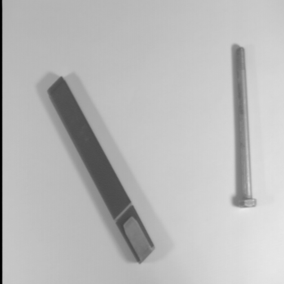
#> input picture aula8/scene1.gif, 284 x 284 px, shrunk from 512 x 512 before the run
$ jupyter execute --allow-errors 'Aula 8.ipynb'
#> lines starting #> are read from the running program, lines starting #| are printed output that depends on the picture; after the words box and inside, x2 and y2 are one past the last pixel; in counts of white or black regions, pixels touching at a corner belong together
# Operações lógicas em imagens
## Aula 8

* Operações lógicas **E** (AND), **OU** (OR), **NÃO** (NOT) e **XOU** (XOR);
* E, OU e NÃO também são frequentemente chamadas de **interseção**, **união** e **complemento**, respectivamente;
* Normalmente são utilizadas **imagens binárias** para estas operações;
* Operam bit a bit em cada valor dentro do array.

### Aplicações
Dentre algumas aplicações, temos:
* Inverter as cores de uma imagem;
* Interseção de duas imagens;
* União de duas imagens;
* Detectar mudanças em imagens;
* Extrair ROIs de imagens (Region of Interest ou Região de Interesse);
* Etc.

[cell 1]
import matplotlib.pyplot as plt
import numpy as np
from PIL import Image

Vamos primeiro aplicar um threshold às seguintes imagens para torná-las binárias:

[cell 2]
# Mais uma forma de aplicar threshold:
def threshold(img, thresh):
    out = img.copy()
    out[img >  thresh] = 255
    out[img <= thresh] = 0
    return out

[cell 3]
scene1 = np.array(Image.open("scene1.gif"))
scene2 = np.array(Image.open("scene2.gif"))
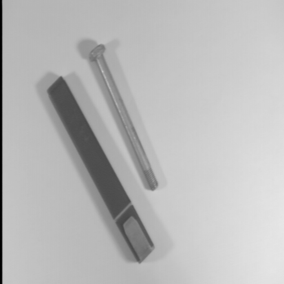
#> input picture aula8/scene2.gif, 284 x 284 px, shrunk from 512 x 512 before the run

plt.figure(figsize=(16, 16))
plt.subplot(1, 2, 1)
plt.imshow(scene1, cmap='gray')
plt.subplot(1, 2, 2)
plt.imshow(scene2, cmap='gray')
#> figure, not shown here; palette indices are drawn, not the picture's colours

[cell 4]
bin1 = threshold(scene1, 63)
#> in threshold, `out[img >  thresh] = 255`: out: shape (284, 284); min 0, max 255, mean 65.4
#> in threshold, `out[img <= thresh] = 0`:
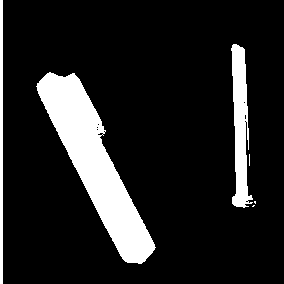
#> out: shape (284, 284); 13.4% white; 6 white regions (3 under 20 px), largest, box (x1, y1, x2, y2) and area: (36, 72, 156, 264) 7811, (231, 44, 253, 208) 2114, (0, 0, 3, 284) 852
bin2 = threshold(scene2, 63)
#> call 2 of threshold, with thresh = 63
#> in threshold (call 2), `out[img >  thresh] = 255`:
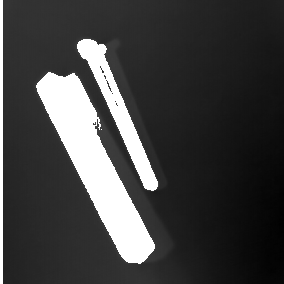
#> out: shape (284, 284); min 0, max 255, mean 64.5
#> in threshold (call 2), `out[img <= thresh] = 0`: out: shape (284, 284); 13.8% white; 4 white regions (1 under 20 px), largest, box (x1, y1, x2, y2) and area: (36, 72, 155, 264) 7614, (77, 39, 158, 191) 2693, (0, 0, 3, 284) 852

plt.figure(figsize=(16, 16))
plt.subplot(1, 2, 1)
plt.imshow(bin1, cmap='gray')
plt.subplot(1, 2, 2)
plt.imshow(bin2, cmap='gray')

## Operações lógicas
### NOT

| A | Q |
|---|---|
| 0 | 1 |
| 1 | 0 |

* Realiza o complemento pixel a pixel de uma imagem;
* Uperação **unária** (há apenas uma entrada);
* Como saída, se obtem a imagem "negativa".

[cell 5]
# bitwise_not e invert têm o mesmo efeito:
bin1_not = np.bitwise_not(bin1)
bin2_not = np.invert(bin2)

plt.figure(figsize=(16, 16))
plt.subplot(2, 2, 1)
plt.imshow(bin1, cmap='gray')
plt.subplot(2, 2, 2)
plt.imshow(bin2, cmap='gray')
plt.subplot(2, 2, 3)
plt.imshow(bin1_not, cmap='gray')
plt.subplot(2, 2, 4)
plt.imshow(bin2_not, cmap='gray')

[cell 6]
img_building = np.array(Image.open("building.jpg"))[:, :, :3]
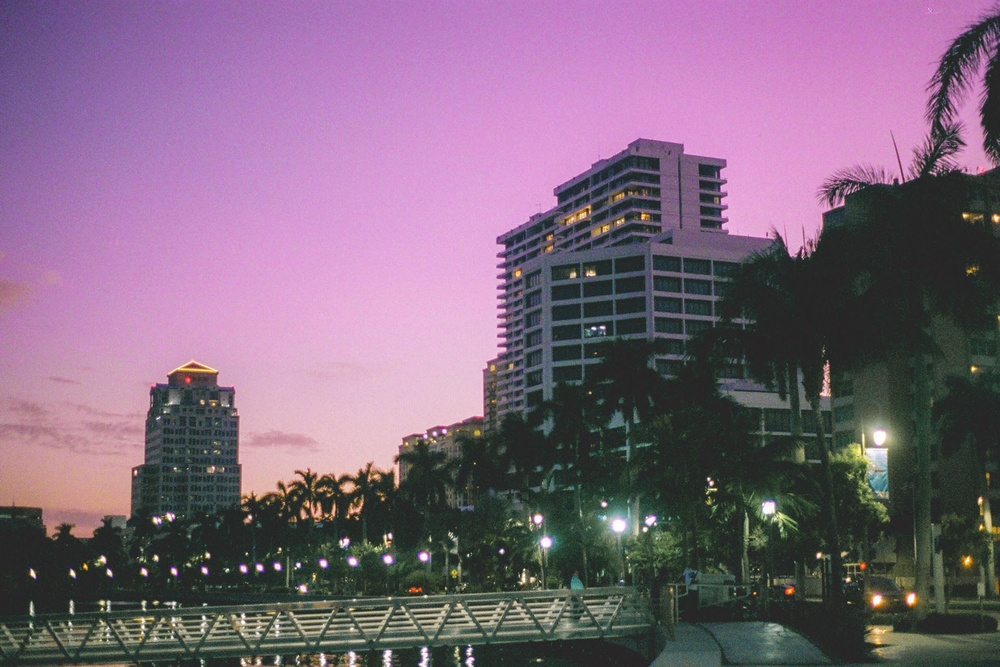
#> input picture aula8/building.jpg, 1000 x 667 px, shrunk from 1800 x 1200 before the run
#> img_building is the input picture: shape (667, 1000, 3); mean R, G, B 126.6, 102.7, 124.5

img_building_not = np.invert(img_building)
# Ou:
#img_building_not = np.bitwise_not(img_building)
# Ou:
#img_building_not = 255 - img_building
# Ou:
#img_building_not = ~img_building

plt.figure(figsize=(16, 16))
plt.subplot(1, 2, 1)
plt.imshow(img_building)
plt.subplot(1, 2, 2)
plt.imshow(img_building_not)

## AND

| A | B | Q |
|---|---|---|
| 0 | 0 | 0 |
| 0 | 1 | 0 |
| 1 | 0 | 0 |
| 1 | 1 | 1 |

* Calcula a interseção de duas imagens;
* Em outras palavras, calcula o que é comum entre duas imagens;
* Mais evidente em imagens binárias;
* Também pode ser utilizada para recortar parte de uma imagem.

[cell 7]
bin_and = np.bitwise_and(bin1, bin2)
#> bin_and: shape (284, 284); 10.5% white; 3 white regions (1 under 20 px), largest, box (x1, y1, x2, y2) and area: (36, 72, 155, 264) 7607, (0, 0, 3, 284) 852
# Ou:
#bin_and = bin1 & bin2

bin_and_2 = bin1_not & bin2_not
#> bin_and_2: shape (284, 284); 83.3% white; 7 black regions (3 under 20 px), largest, box (x1, y1, x2, y2) and area: (36, 72, 156, 264) 7818, (77, 39, 158, 191) 2693, (231, 44, 253, 208) 2114, (0, 0, 3, 284) 852
# Ou:
#bin_and_2 = np.bitwise_and(bin1_not, bin2_not)

plt.figure(figsize=(16, 16))
plt.subplot(3, 2, 1)
plt.imshow(bin1, cmap='gray')
plt.subplot(3, 2, 2)
plt.imshow(bin1_not, cmap='gray')

plt.subplot(3, 2, 3)
plt.imshow(bin2, cmap='gray')
plt.subplot(3, 2, 4)
plt.imshow(bin2_not, cmap='gray')

plt.subplot(3, 2, 5)
plt.imshow(bin_and, cmap='gray')
plt.subplot(3, 2, 6)
plt.imshow(bin_and_2, cmap='gray')

[cell 8]
img1 = np.array(Image.open("img1.jpg"))[:, :, :3]
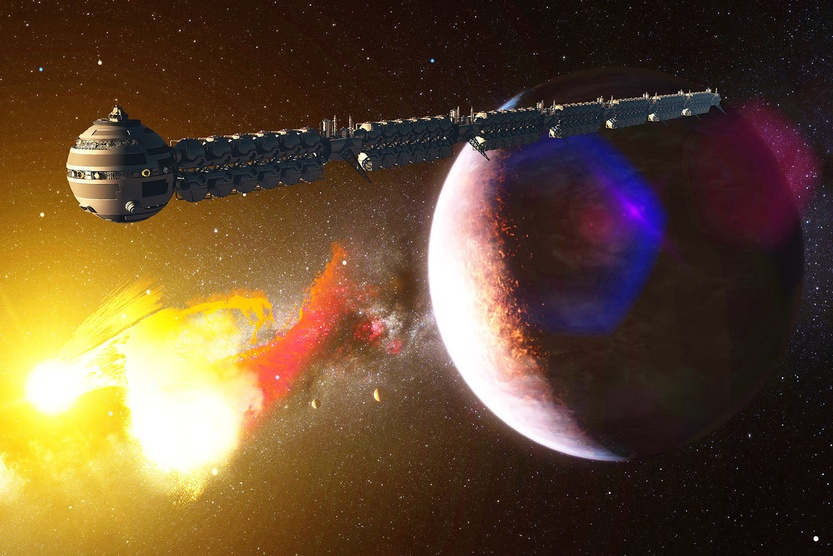
#> input picture aula8/img1.jpg, 833 x 556 px, shrunk from 1500 x 1000 before the run
#> img1 is the input picture: shape (556, 833, 3); mean R, G, B 100.2, 76.5, 50.4
img2 = np.array(Image.open("img2.jpg"))[:, :, :3]
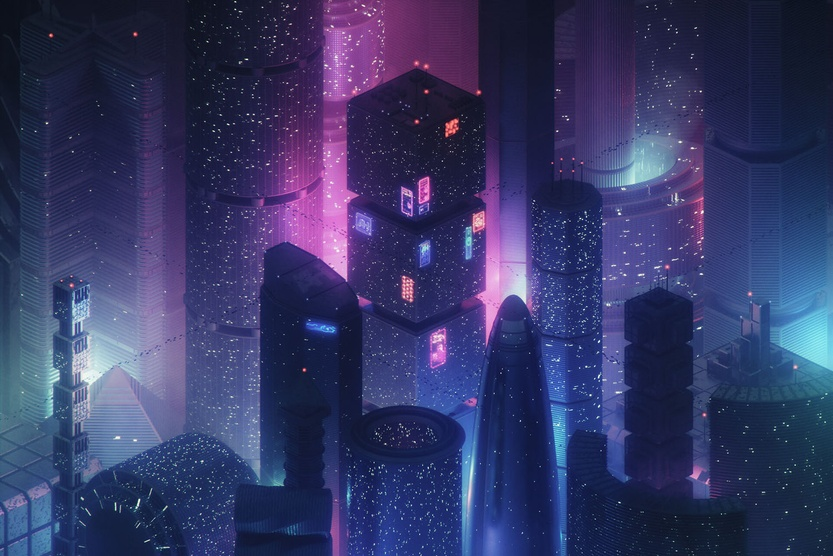
#> input picture aula8/img2.jpg, 833 x 556 px, shrunk from 1500 x 1000 before the run
#> img2 is the input picture: shape (556, 833, 3); mean R, G, B 53.4, 56.6, 101.8

img_and = img1 & img2

plt.figure(figsize=(16, 16))
plt.subplot(2, 2, 1)
plt.imshow(img1)
plt.subplot(2, 2, 2)
plt.imshow(img2)
plt.subplot(2, 2, 3)
plt.imshow(img_and)

### Máscara de bits
* É possível recortar uma região de interesse de uma imagem utilizando a operação AND com uma imagem binária;
* As regiões em que se deseja mostrar a imagem devem conter (<font color="red">255</font>, <font color="green">255</font>, <font color="blue">255</font>) (ou simplesmente 255 em uma imagem binária), e (<font color="red">0</font>, <font color="green">0</font>, <font color="blue">0</font>) (ou simplesmente 0 em uma imagem binária) nas coordenadas em que se deseja ocultar a imagem;
* Assim, a imagem resultante terá (<font color="red">0</font>, <font color="green">0</font>, <font color="blue">0</font>) nas coordenadas ocultas e manterá a cor original nas demais coordenadas.

[cell 9]
mask = np.zeros(shape=img_building.shape, dtype=np.uint8)
mask[img_building.shape[0] // 4:img_building.shape[0] * 3 // 4,
     img_building.shape[1] // 4:img_building.shape[1] * 3 // 4,
     :] = 255

print('Número de linhas: {}'.format(img_building.shape[0]))
#| Número de linhas: 667
print('Número de colunas: {}'.format(img_building.shape[1]))
#| Número de colunas: 1000
print('Linhas em branco: de {} até {}'.format(img_building.shape[0] // 4, img_building.shape[0] * 3 // 4))
#| Linhas em branco: de 166 até 500
print('Colunas em branco: de {} até {}'.format(img_building.shape[1] // 4, img_building.shape[1] * 3 // 4))
#| Colunas em branco: de 250 até 750

img_building_masked = img_building & mask
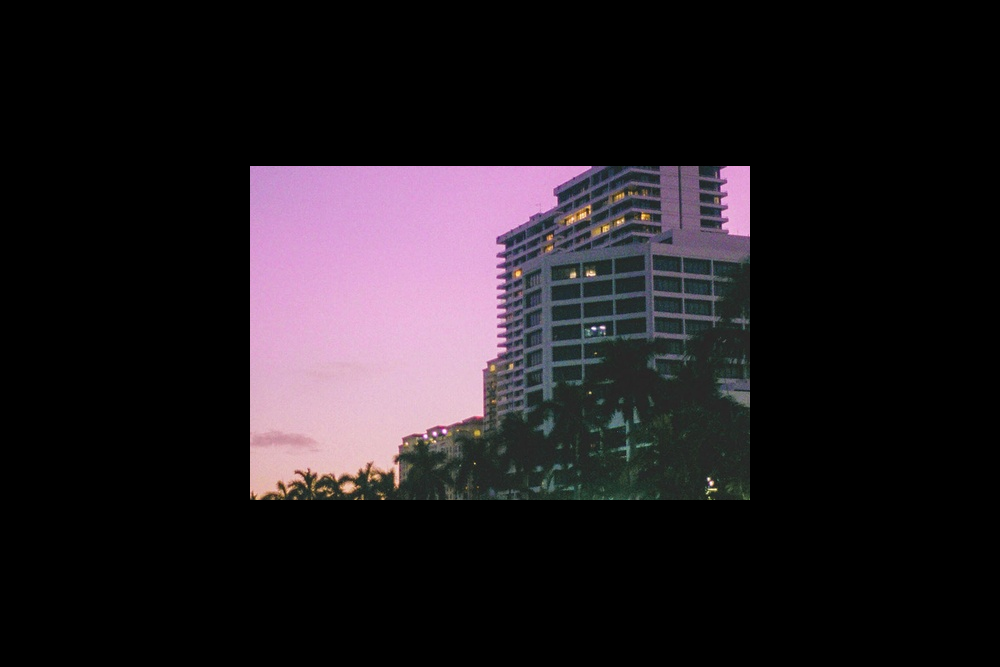
#> img_building_masked: shape (667, 1000, 3); mean R, G, B 34.3, 28.5, 33.4

plt.figure(figsize=(16, 16))
plt.subplot(2, 2, 1)
plt.imshow(mask)
plt.subplot(2, 2, 2)
plt.imshow(img_building)
plt.subplot(2, 2, 3)
plt.imshow(img_building_masked)
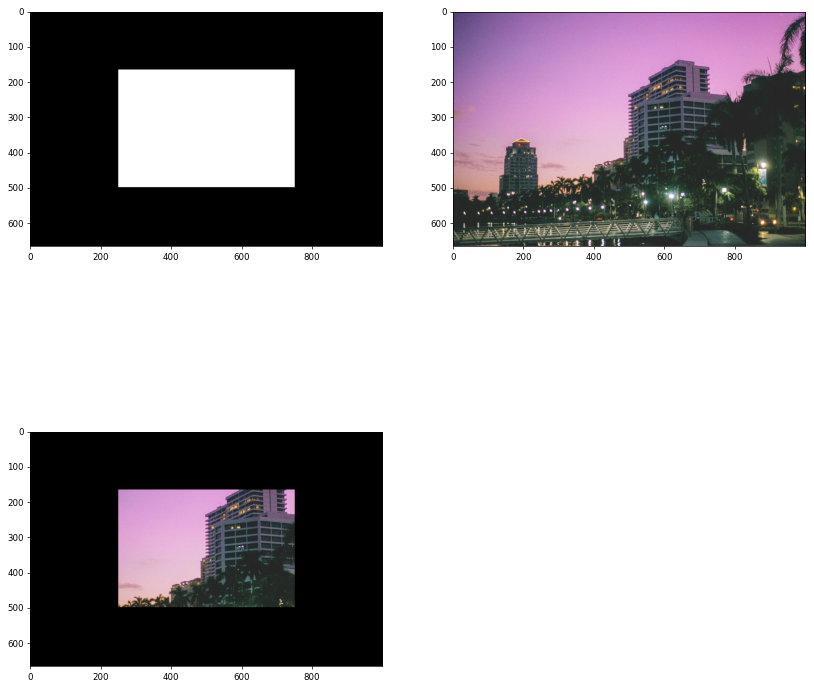
#> figure drawn by matplotlib, 3 panels

## OR

| A | B | Q |
|---|---|---|
| 0 | 0 | 0 |
| 0 | 1 | 1 |
| 1 | 0 | 1 |
| 1 | 1 | 1 |

* Calcula a união de duas imagens;
* Mais evidente em imagens binárias.

[cell 10]
bin_or = np.bitwise_or(bin1, bin2)
# Ou:
#bin_or = bin1 | bin2

bin_or_2 = bin1_not | bin2_not
# Ou:
#bin_or_2 = np.bitwise_or(bin1_not, bin2_not)

plt.figure(figsize=(16, 16))
plt.subplot(3, 2, 1)
plt.imshow(bin1, cmap='gray')
plt.subplot(3, 2, 2)
plt.imshow(bin1_not, cmap='gray')

plt.subplot(3, 2, 3)
plt.imshow(bin2, cmap='gray')
plt.subplot(3, 2, 4)
plt.imshow(bin2_not, cmap='gray')

plt.subplot(3, 2, 5)
plt.imshow(bin_or, cmap='gray')
plt.subplot(3, 2, 6)
plt.imshow(bin_or_2, cmap='gray')

[cell 11]
img_or = img1 | img2
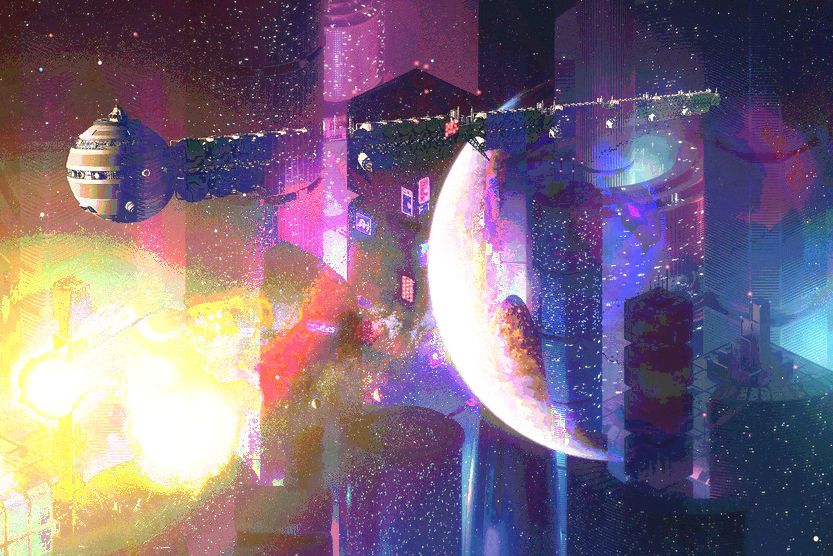
#> img_or: shape (556, 833, 3); mean R, G, B 124.9, 106.5, 126.4

plt.figure(figsize=(16, 16))
plt.subplot(2, 2, 1)
plt.imshow(img1)
plt.subplot(2, 2, 2)
plt.imshow(img2)
plt.subplot(2, 2, 3)
plt.imshow(img_or)

## XOR

| A | B | Q |
|---|---|---|
| 0 | 0 | 0 |
| 0 | 1 | 1 |
| 1 | 0 | 1 |
| 1 | 1 | 0 |

* Usado para detecção de mudanças nas imagens;
* Mais evidente em imagens binárias.

[cell 12]
bin_xor = np.bitwise_xor(bin1, bin2)
#> bin_xor: shape (284, 284); 6.2% white; 87 white regions (84 under 20 px), largest, box (x1, y1, x2, y2) and area: (77, 39, 158, 191) 2693, (231, 44, 253, 208) 2114, (95, 113, 106, 137) 91
# Ou:
#bin_or = bin1 ^ bin2

bin_xor_2 = bin1_not ^ bin2_not
# Ou:
#bin_or_2 = np.bitwise_xor(bin1_not, bin2_not)

plt.figure(figsize=(16, 16))
plt.subplot(3, 2, 1)
plt.imshow(bin1, cmap='gray')
plt.subplot(3, 2, 2)
plt.imshow(bin1_not, cmap='gray')

plt.subplot(3, 2, 3)
plt.imshow(bin2, cmap='gray')
plt.subplot(3, 2, 4)
plt.imshow(bin2_not, cmap='gray')

plt.subplot(3, 2, 5)
plt.imshow(bin_xor, cmap='gray')
plt.subplot(3, 2, 6)
plt.imshow(bin_xor_2, cmap='gray')

[cell 13]
img_xor = img1 ^ img2
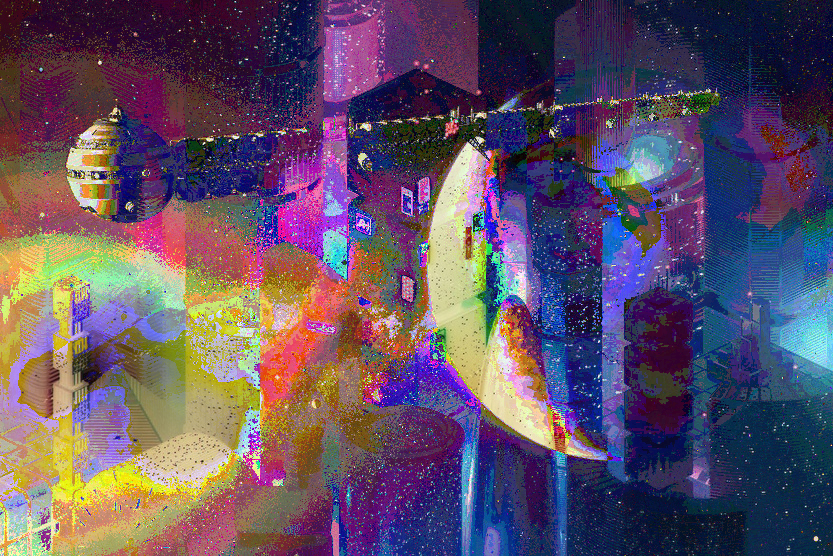
#> img_xor: shape (556, 833, 3); mean R, G, B 96.2, 79.9, 100.5

plt.figure(figsize=(16, 16))
plt.subplot(2, 2, 1)
plt.imshow(img1)
plt.subplot(2, 2, 2)
plt.imshow(img2)
plt.subplot(2, 2, 3)
plt.imshow(img_xor)
